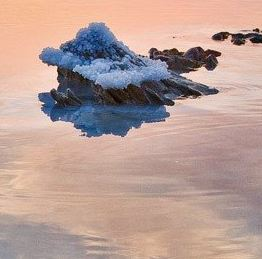
%> input picture MP4_Deep_Convolutional_Neural_Networks/code/test.jpg, 262 x 259 px
$ octave test.m   (GNU Octave 9; MATLAB toolbox functions it lacks are replaced by stand-ins)
%> lines starting %> are read from the running program, lines starting %| are printed output that depends on the picture
img = imread('test.jpg');
%> img is the input picture: size 259x262x3 uint8; mean R, G, B 182.3, 156.8, 149.5
img = imresize(img,[32,32]);
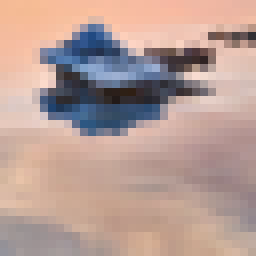
%> img: size 32x32x3 uint8 (shown 8 times larger); mean R, G, B 182.3, 156.8, 149.5
figure(),
subplot(1,2,1),imshow(img);

% randomly flip image
        if (rand > 0.5)
            img = flip(img,round(rand)+1);
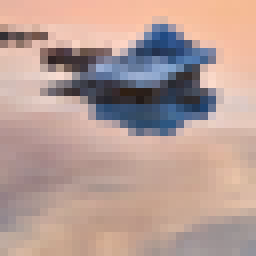
%> img: size 32x32x3 uint8 (shown 8 times larger); mean R, G, B 182.3, 156.8, 149.5; mean of the top-left, top-right, bottom-left and bottom-right quarters 163, 153.4, 163.3, 171.8
        end

        % adding noise
        if(rand > 0)
            img = imnoise(img,'salt & pepper',0.005);
        end

        % random cropping image to 28*28
        rand_ori = ceil(rand(1,2).*5);
        rx = rand_ori(1);
        ry = rand_ori(2);
        img = img(rx:rx+27,ry:ry+27,:);
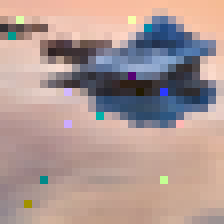
%> img: size 28x28x3 uint8 (shown 8 times larger); mean R, G, B 173, 151.1, 147


subplot(1,2,2),imshow(img)
